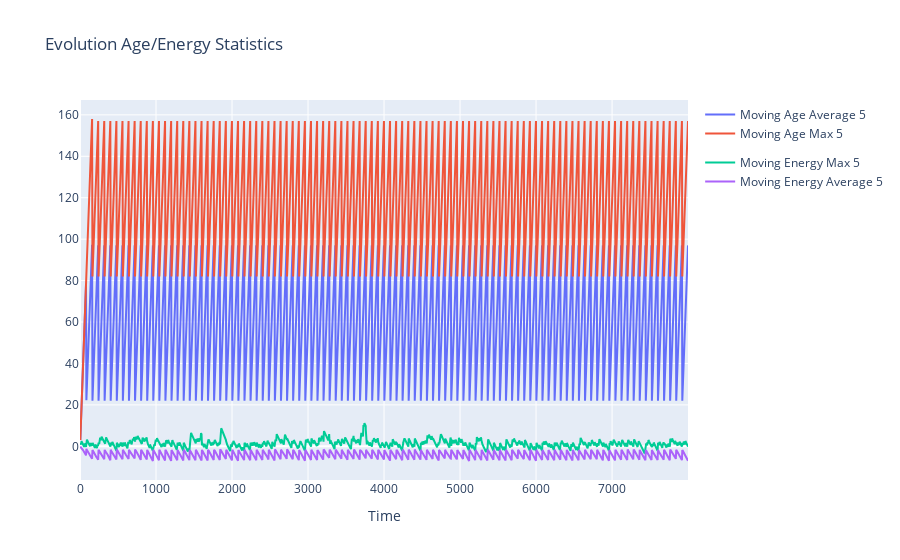

Notebook code for this chart:
### Code cell
WINDOW = 5

moving_age_mean = org_loc[[
    'iteration', 'age'
]].groupby('iteration').mean().rolling(WINDOW).mean()

moving_age_max = org_loc[['iteration', 'age'
                          ]].groupby('iteration').max().rolling(WINDOW).mean()

moving_energy_mean = org_loc[[
    'iteration', 'energy'
]].groupby('iteration').mean().rolling(WINDOW).mean()

moving_energy_max = org_loc[[
    'iteration', 'energy'
]].groupby('iteration').max().rolling(WINDOW).mean()

x = np.arange(len(moving_age_max))

ma_age = go.Scatter(
    x=x,
    y=moving_age_mean['age'],
    name=f'Moving Age Average {WINDOW}',
    mode='lines',
    legendgroup='Age',
)
mm_age = go.Scatter(x=x,
                    y=moving_age_max['age'],
                    name=f'Moving Age Max {WINDOW}',
                    mode='lines',
                    legendgroup='Age')
ma_energy = go.Scatter(x=x,
                       y=moving_energy_mean['energy'],
                       name=f'Moving Energy Average {WINDOW}',
                       mode='lines',
                       legendgroup='Energy')
mm_energy = go.Scatter(x=x,
                       y=moving_energy_max['energy'],
                       name=f'Moving Energy Max {WINDOW}',
                       mode='lines',
                       legendgroup='Energy')

layout = go.Layout(title='Evolution Age/Energy Statistics',
                   xaxis=dict(title='Time'))

fig = go.Figure(data=[ma_age, mm_age, mm_energy, ma_energy], layout=layout)
fig.show()

### Figure 1 — Plotly figure (JSON) as saved in the notebook; plotly's stock layout.template omitted (floating-point values rounded to 4 significant figures; data arrays with more than 128 entries replaced by an {"elided": "..."} marker saying what was removed)
{"data": [{"legendgroup": "Age", "mode": "lines", "name": "Moving Age Average 5", "type": "scatter", "x": {"elided": "8000 int values"}, "y": {"elided": "8000 float values"}}, {"legendgroup": "Age", "mode": "lines", "name": "Moving Age Max 5", "type": "scatter", "x": {"elided": "8000 int values"}, "y": {"elided": "8000 float values"}}, {"legendgroup": "Energy", "mode": "lines", "name": "Moving Energy Max 5", "type": "scatter", "x": {"elided": "8000 int values"}, "y": {"elided": "8000 float values"}}, {"legendgroup": "Energy", "mode": "lines", "name": "Moving Energy Average 5", "type": "scatter", "x": {"elided": "8000 int values"}, "y": {"elided": "8000 float values"}}], "layout": {"title": {"text": "Evolution Age/Energy Statistics"}, "xaxis": {"title": {"text": "Time"}}}}
